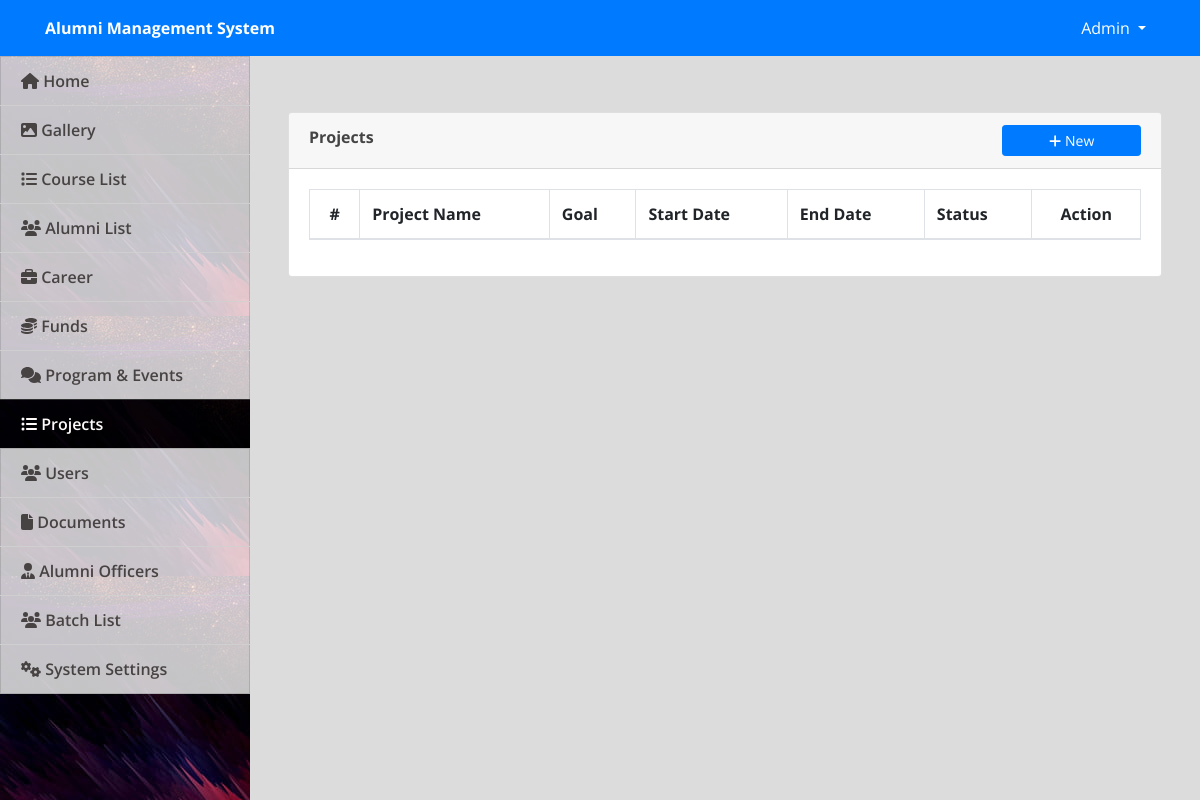
Page /admin/index.php?page=projects (signed in) on the earlier database version.
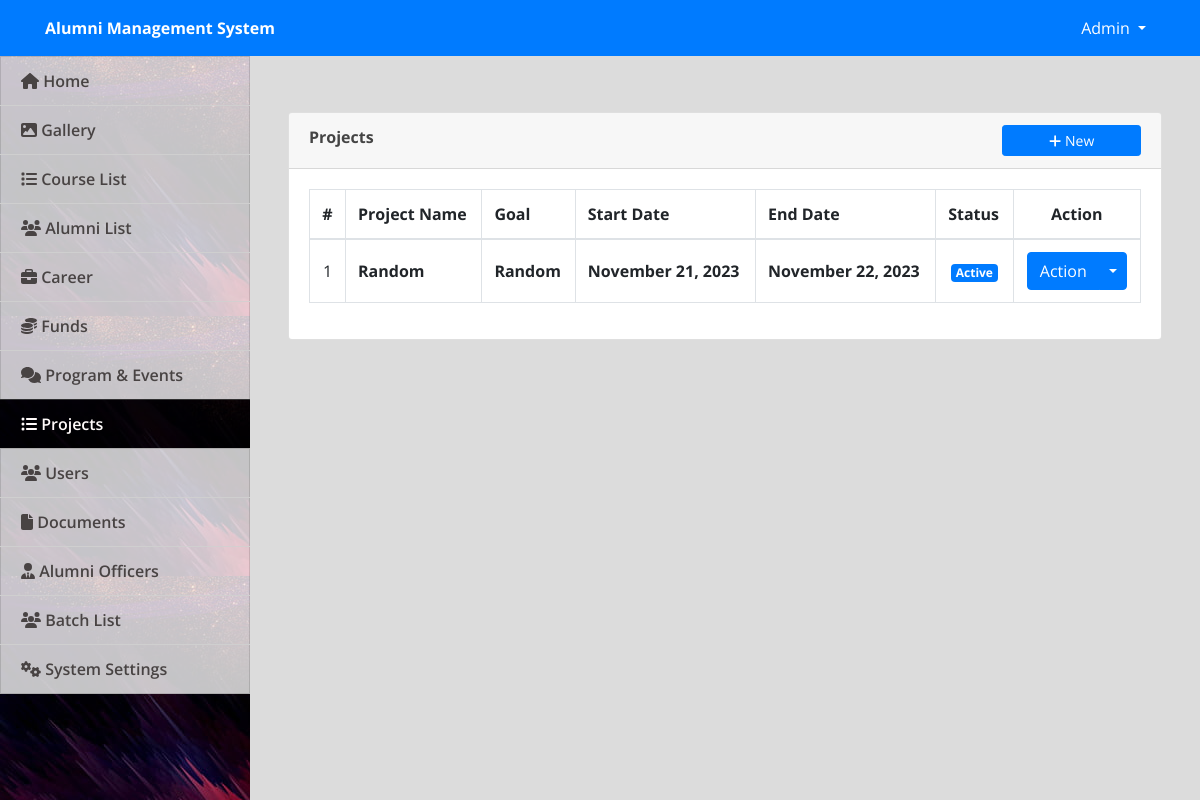
Same page on the later database version.
### tables this page shows
CREATE TABLE `projects` (
  `id` int(10) NOT NULL,
  `name` varchar(200) NOT NULL,
  `goal` varchar(200) NOT NULL,
  `start_date` date NOT NULL,
  `end_date` date NOT NULL,
  `status` int(10) NOT NULL DEFAULT 1
);

### admin/projects.php (the view, shortened to what this page needs)
<?php include('db_connect.php'); ?>
<div class="container-fluid">
    <div class="col-lg-12">
        <div class="row">
            <div class="col-md-12">
                <div class="card">
                    <div class="card-header">
                        <b>Projects</b>
                        <span class="">
                            <button class="btn btn-primary btn-block btn-sm col-sm-2 float-right" type="button" id="new_project">
                                <i class="fa fa-plus"></i> New</button>
                        </span>
                    </div>
                    <div class="card-body">
                        <table class="table table-bordered table-condensed table-hover">
                            <thead>
                                <tr>
                                    <th class="text-center">#</th>
                                    <th class="">Project Name</th>
                                    <th class="">Goal</th>
                                    <th class="">Start Date</th>
                                    <th class="">End Date</th>
                                    <th class="">Status</th>
                                    <th class="text-center">Action</th>
                                </tr>
                            </thead>
                            <tbody>
                                <?php
                                $i = 1;
                                include('../utils/format_date.php');
                                $funds =  $conn->query("SELECT * from projects order by id desc");
                                while ($row = $funds->fetch_assoc()) :
                                ?>
                                    <tr>
                                        <td class="text-center"><?php echo $i++ ?></td>
                                        <td class="">
                                            <p><b><?php echo $row['name'] ?></b></p>
                                        </td>
                                        <td class="">
                                            <p><b><?php echo $row['goal'] ?></b></p>
                                        </td>
                                        <td class="">
                                            <p><b><?php echo format_date($row['start_date'], 'F d, Y'); ?></b></p>
                                        </td>
                                        <td class="">
                                            <p><b><?php echo format_date($row['end_date'], 'F d, Y'); ?></b></p>
                                        </td>
                                        <td class="text-center">
                                            <?php if ($row['status'] == 1) : ?>
                                                <span class="badge badge-primary">Active</span>
                                            <?php else : ?>
                                                <span class="badge badge-danger">Suspended</span>
                                            <?php endif; ?>
                                        </td>
                                        <td class="text-center">
                                            <center>
                                                <div class="btn-group">
                                                    <button type="button" class="btn btn-primary">Action</button>
                                                    <button type="button" class="btn btn-primary dropdown-toggle dropdown-toggle-split" data-toggle="dropdown" aria-haspopup="true" aria-expanded="false">
                                                    </button>
                                                </div>
                                            </center>
                                        </td>
                                    </tr>
                                <?php endwhile; ?>
                            </tbody>
                        </table>
                    </div>
                </div>
            </div>
        </div>
    </div>
</div>

### utils/format_date.php
<?php
    function format_date($date, $format = "h:iA, F d, Y") {
        echo date_format(date_create($date),$format);
    }
?>

Differences in the rows shown:
added projects: name "Random", goal "Random", start_date "November 21, 2023 November 22, 2023", status "Active"
